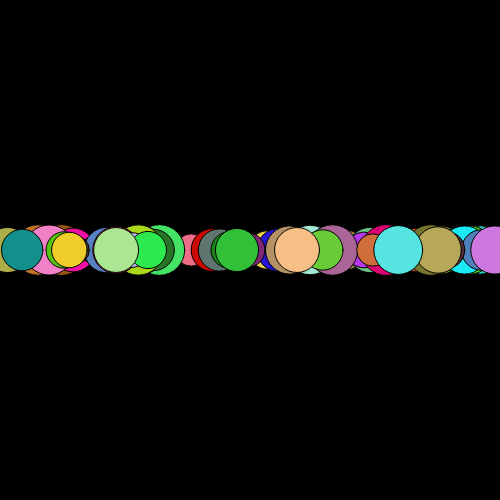
Frame 1 (no input)
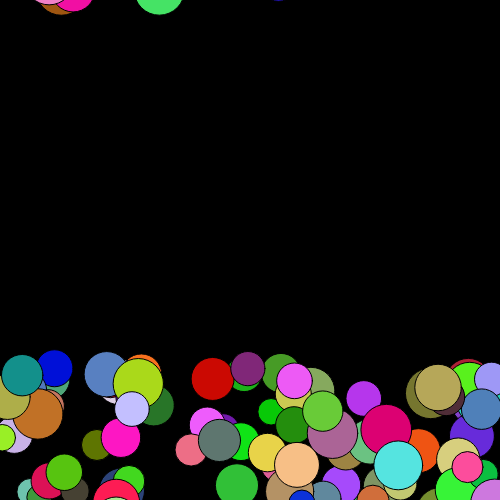
Frame 60 (no input)
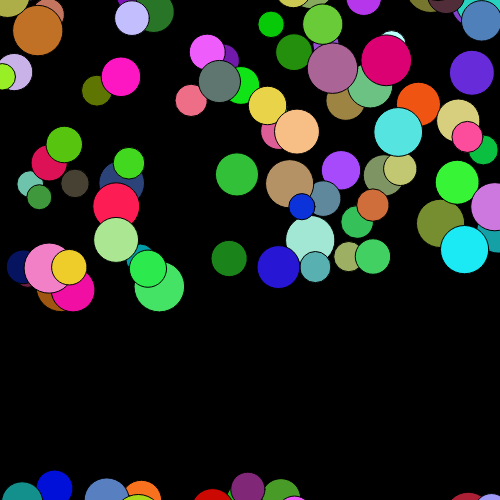
Frame 120 (the mouse pressed at the canvas centre since frame 60)

The p5.js sketch that drew these frames (run headless with seeded random() and noise() and a simulated clock; from frame 60 on, the mouse is pressed at the canvas centre):

// p5.js sketch
// ── sketch.js
let ballArray = [];
 
function setup() {
   createCanvas(500, 500);
 
   for (let i = 0; i < 100; i++) {
       let temp = new Ball(random(0, 500), 250, random(256), random(256), random(256), random(2, 5),random(25,51));
       ballArray.push(temp);
   }
}
 
function draw() {
   background(0);
 
   for (let i = 0; i < ballArray.length; i++) {
       fill(ballArray[i].redValue, ballArray[i].greenValue, ballArray[i].blueValue);
       ellipse(ballArray[i].xPos, ballArray[i].yPos, ballArray[i].diameter, ballArray[i].diameter);
 
       ballArray[i].yPos += ballArray[i].speedValue;
 
       if (ballArray[i].yPos > 525) {
           ballArray[i].yPos = -25;
       }
   }
}
 
class Ball {
   constructor(x, y, r, g, b, speed,size) {
       this.xPos = x;
       this.yPos = y;
       this.redValue = r;
       this.greenValue = g;
       this.blueValue = b;
       this.speedValue = speed;
       this.diameter=size;
   }
}
